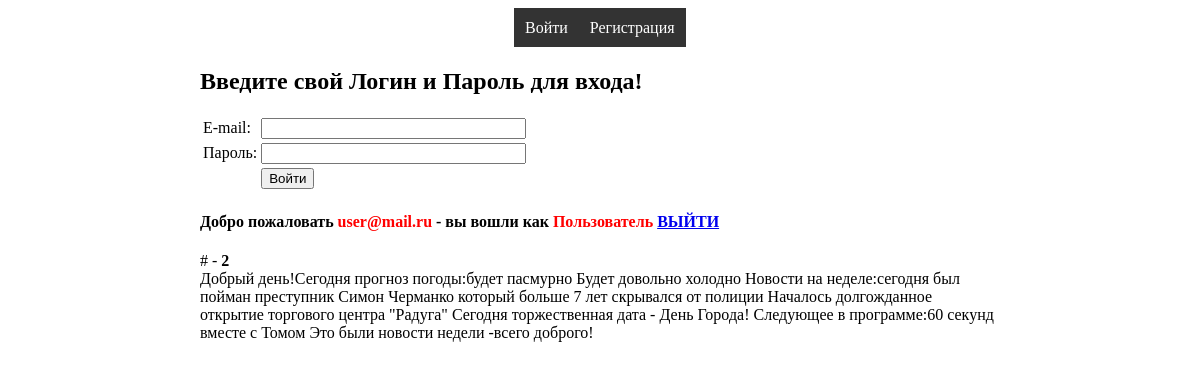
/?mode=auth (signed in), run on the app's committed database.
### tables this page shows
CREATE TABLE IF NOT EXISTS `bez_content` (
  `id` int(11) NOT NULL AUTO_INCREMENT,
  `content` text NOT NULL,
  `role` varchar(255) NOT NULL,
  PRIMARY KEY (`id`)
);

### scripts/auth/show.php (the view, shortened to what this page needs)
<?php
 if($user === true) {
	echo '<h4>Добро пожаловать <span style="color:red;">'. $_SESSION['login'] .'</span> - вы вошли как <span style="color:red;">'.$_SESSION['name'].'</span> <a href="'.BEZ_HOST.'?mode=auth&exit=true">ВЫЙТИ</a></h4>';
	$sql = 'SELECT * FROM `'. BEZ_DBPREFIX.'content`
			WHERE `role` LIKE "%'. $_SESSION['role'] .'%"';
	$stmt = $db->prepare($sql);
	if($stmt->execute()){
		$rows = $stmt->fetchAll(PDO::FETCH_ASSOC);
		foreach($rows as $val){
			echo '# - <strong>'. $val['id'] .'</strong><br/>';
			echo $val['content'] .'<br/><br/>';
		}
	}
 }
 ?>

### css/style.css (style rules this page uses)
#wrap { width: 800px; height:100%; margin:0 auto; display:block; }
#menu { width: 172px; margin:0 auto; height:40px; }
#content { width: 800px; height:500; margin:0 auto; }
.menu { width: 172px; background-color: #333; margin:0 auto; }
.menu ul { margin: 0; padding: 0; float: left; }
.menu ul li { display: inline; }
.menu ul li a { float: left; text-decoration: none; color: white; padding: 10.5px 11px; background-color: #333; }

### data on the page
bez_content: id "2", content "Добрый день!Сегодня прогноз погоды:будет пасмурно Будет довольно холодно Новости на неделе:сегодня был пойман преступник Симон Черманко который больше 7 лет скрывался от полиции Началось долгожданное открытие торгового центра \"Радуга\" Сегодня торжественная дата - День Города! Следующее в программе:60 секунд вместе с Томом Это были новости недели -всего доброго!"

### other printed values
$_SESSION['login'] "user@mail.ru"
$_SESSION['name'] "Пользователь"
